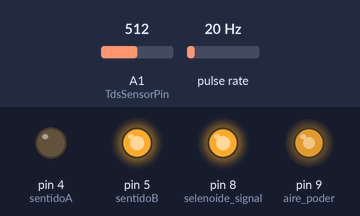
Bench run of a sketch on a simulated Arduino Uno, built with avr-gcc and run on an emulated ATmega328P. On the bench: output pins drawn as LEDs (lit = HIGH). Wiring (inferred from the names in the program): pulse sensor: data pin 2. Inputs (shaded band) come from the test bench; at power-on: A1 (TdsSensorPin) = 512, pulse rate 20 Hz. What the sketch prints to the serial monitor is not drawn.

Above: at 0.1 s.
Timing chart, 0 to 1.6 s (numbered marks = the images above):
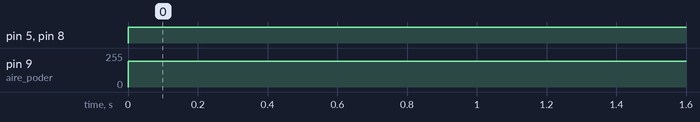

The sketch:

sketch_equipoCero.ino
```cpp
/*
  LIBRERÍAS NECESARIAS
*/
#include <EEPROM.h>
#include "GravityTDS.h"
/*
  DEFINICIÓN DE PINES DIGITALES
*/
// Sensor Selenoide
int selenoide_signal = 8; // Digital 2
// SOPLADOR DE ASPIRADO
int sentidoA = 4;
int sentidoB = 5;
int aire_poder = 9;
volatile int NumPulsos; //variable para la cantidad de pulsos recibidos
int aire_caudal = 2;    //Sensor conectado en el pin 8
float factor_conversion=7245.0; //para convertir de frecuencia a caudal

/*
  DEFINICIÓN DE PINES ANALÓGICOS
*/
// int pm_sensor = A0;
#define TdsSensorPin A1
GravityTDS gravityTds;
// TDS Variables
float temperature = 25,tdsValue = 0;

void ContarPulsos ()
{
  NumPulsos++;  //incrementamos la variable de pulsos
}


void setup() {
  // CONFIGURACIÓN CONSOLA SERIAL
  Serial.begin(9600);


  //CONFIGURACIÓN PINES DIGITALES
  pinMode(selenoide_signal, OUTPUT);
  pinMode(sentidoA, OUTPUT);
  pinMode(sentidoB, OUTPUT);

  // CONFIGURACIÓN PINES ANALÓGICOS
  pinMode(aire_caudal, INPUT);
  attachInterrupt(0,ContarPulsos,RISING); // <---------------
  pinMode(aire_poder, OUTPUT);

  // TDS CONFIG
  gravityTds.setPin(TdsSensorPin);
  gravityTds.setAref(5.0);  //reference voltage on ADC, default 5.0V on Arduino UNO
  gravityTds.setAdcRange(1024);  //1024 for 10bit ADC;4096 for 12bit ADC
  gravityTds.begin();  //initialization

}

/*
  MÓDULOS DE CONTROL PARA LOS SENSORES
*/

void changeSelenoide(bool action){
  /*
    Utilicela para cambiar la señal dirigida al MOSFET, el cual controla
    la válvula selenoide.
  */
  if(action){
    digitalWrite(selenoide_signal, HIGH);
  } else {
    digitalWrite(selenoide_signal, LOW);
  }
}

void airController(char sentido, int power){
  /*
    Utilícese para encender el motor de aspirado en un sentido señalado.
    Para indiciar el sentido de giro utilice 'L' para izquierda y 'R' derecha.
    Cualquier otro caracter desactivará ambos sentidos.
    La potencia 'power' debe establecerse en valores entre 0 y 255
  */
  if(power > 255){
    power = 255;
  } else if(power < 0){
    power = 0;
  }


  if(sentido == 'L'){
    // Se asegura de girar hacia el sentido A, desactivando B
    analogWrite(aire_poder, power);
    digitalWrite(sentidoA, HIGH);
    digitalWrite(sentidoB, LOW);
  } else if(sentido == 'R'){
    // Se asegura de girar hacia el sentido B, desactivando A
    analogWrite(aire_poder, power);
    digitalWrite(sentidoA, LOW);
    digitalWrite(sentidoB, HIGH);
  } else {
    // Si el caracter no coincide con los anteriores, desactiva ambos sentidos
    analogWrite(aire_poder, 0);
    digitalWrite(sentidoA, LOW);
    digitalWrite(sentidoB, LOW);
  }
}

float getAirMeasure(){

  // Leyendo datos provenientes del Water Flow Sensor
  // WFS entrega una frecuencia de giro
  float hz = analogRead(aire_caudal);
  float result = hz / 7.5;
  Serial.println(result);
  return result;
  delay(2000);

}

int ObtenerFrecuencia()
{
  int frecuencia;
  NumPulsos = 0;   //Ponemos a 0 el número de pulsos
  interrupts();    //Habilitamos las interrupciones
  delay(1000);   //muestra de 1 segundo
  noInterrupts(); //Desabilitamos las interrupciones
  frecuencia=NumPulsos; //Hz(pulsos por segundo)
  return frecuencia;
}

/* FIN DE LA SECCIÓN DE MÓDULOS */

void loop() {
  changeSelenoide(true);
  analogWrite(aire_poder, 192);
  digitalWrite(sentidoA, LOW);
  digitalWrite(sentidoB, HIGH);


  float frecuencia=ObtenerFrecuencia(); //obtenemos la Frecuencia de los pulsos en Hz
  float caudal_L_m=(frecuencia/factor_conversion) * 60; //calculamos el caudal en L/m

  Serial.print ("FrecuenciaPulsos: ");
  Serial.print (frecuencia,0);
  Serial.print ("Hz\tCaudal: ");
  Serial.print (caudal_L_m,3);
  Serial.print (" L/m\t");

    //temperature = readTemperature();  //add your temperature sensor and read it
  gravityTds.setTemperature(temperature);  // set the temperature and execute temperature compensation
  gravityTds.update();  //sample and calculate
  tdsValue = gravityTds.getTdsValue();  // then get the value
  Serial.print(tdsValue,0);
  Serial.println("ppm");
  delay(1000);

}
```

Measured:
- by itself, pin 5 (sentidoB), pin 8 (selenoide_signal): LOW → HIGH at 0.00 s
- by itself, pin 9 (aire_poder): 0/255 → 192/255 at 0.00 s
